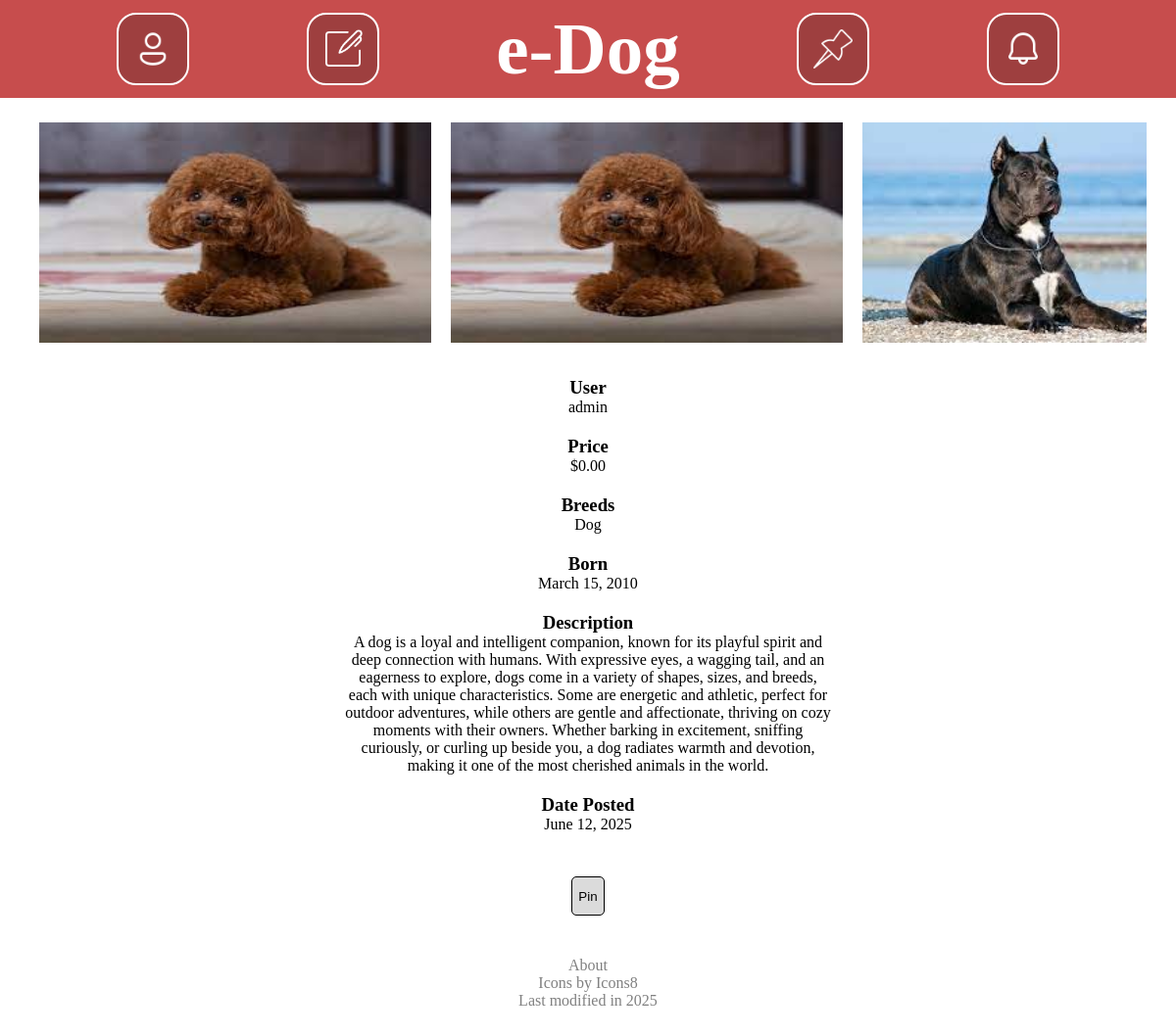
Page /post/70/ on the earlier database version.
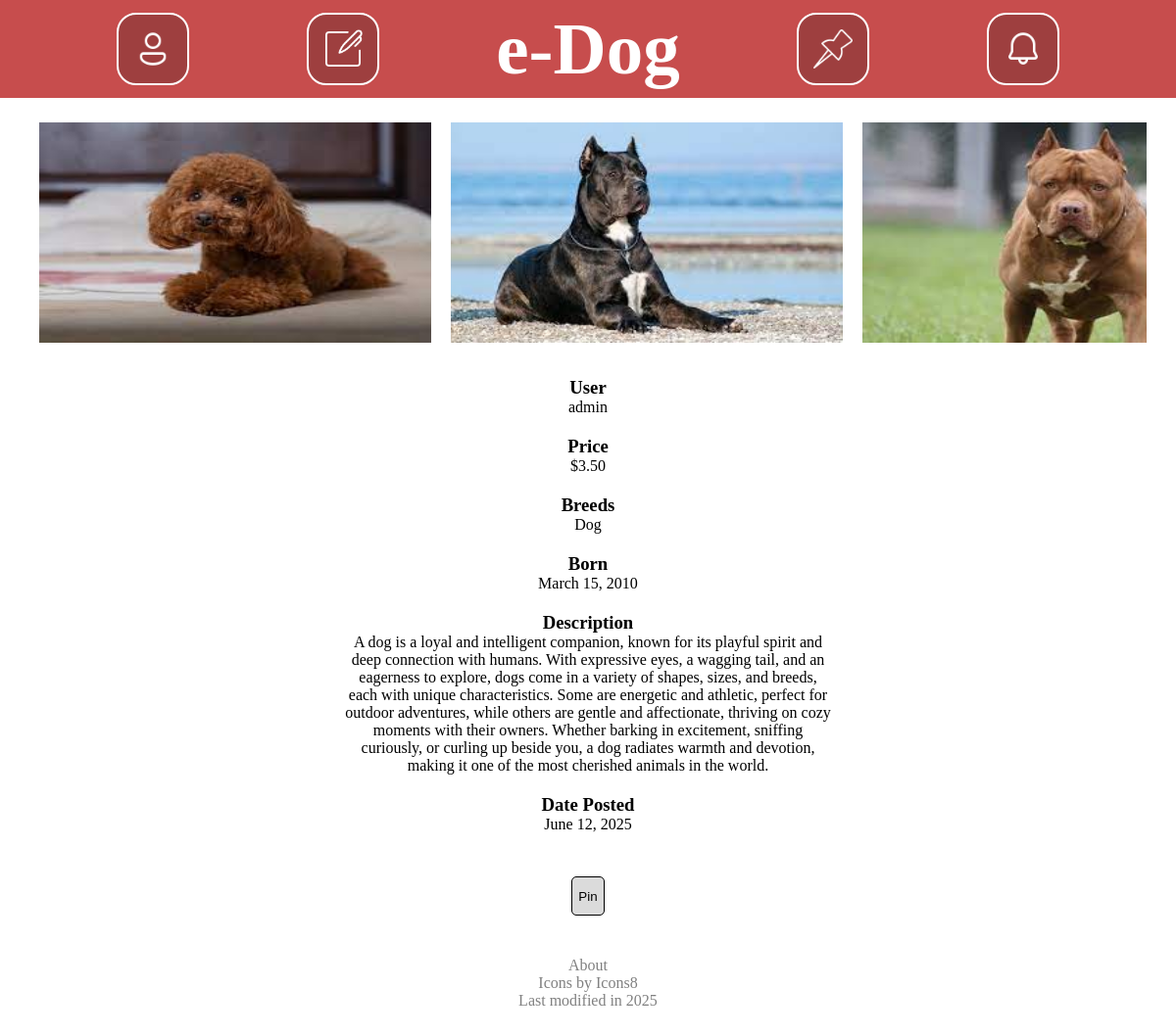
Same page on the later database version.
### post/models.py (models this page shows, shortened)
class Image(models.Model):
    photo = models.ImageField(upload_to="pics/%Y/%m/%d/")
    title = models.CharField(max_length=20)
    post = models.ForeignKey(Post, on_delete=models.CASCADE)

class Post(models.Model):
    user = models.ForeignKey(User, on_delete=models.CASCADE)
    breeds = models.CharField(max_length=100)
    price = models.DecimalField(decimal_places=2, max_digits=9)
    description = models.TextField(max_length=1000)
    age = models.DateField()
    dateCreated = models.DateField(auto_now_add=True)

### post/views.py (the view)
# urls.py: path("", views.index, name="index"),
def index(request, postID):
    post = get_object_or_404(Post, pk=postID)
    postKey = post.pk
    allImages = Image.objects.filter(post=postKey)
    context = {
        "post": post,
        "allImages": allImages,
    }
    return render(request, "post/index.html", context)

### post/templates/post/index.html (shortened to what this page needs)
<!DOCTYPE html>
<html lang="en-US">
	<head>
		{% load static %}
		<link rel="stylesheet" href="{% static 'browse/style.css' %}">
	</head>
	<body>
		<div class="content">
			{% include "browse/header.html" %}
			{% if post %}
				<div class="imageRow">
					{% for image in allImages %}
						<div class="imageBox">
							<img class="image" src="{{image.photo.url}}">
						</div>
					{% endfor %}
				</div>
				<div class="details">
					<h3>User</h3>
					<a href="/user/{{post.user.username}}"><p>{{post.user}}</p></a>
					<h3>Price</h3>
					<p>${{post.price}}</p>
					<h3>Breeds</h3>
					<p>{{post.breeds}}</p>
					<h3>Born</h3>
					<p>{{post.age}}</p>
					<h3>Description</h3>
					<p>{{post.description}}</p>
					<h3>Date Posted</h3>
					<p>{{post.dateCreated}}</p>
				</div>
			{% else %}
				<p>No Posts</p>
			{% endif %}
			<button id="pinButton" class="buttonLink" onclick="pinPost()">Pin</button>
			{% include "browse/footer.html" %}
		</div>
	</body>
</html>

### browse/templates/browse/header.html (shortened to what this page needs)
<div class="header">
    <div class="headerButtonDiv">
        <a class="headerLink" href='/user/account/'>
            <img src="/media/icons/account.png" alt="Account">
        </a>
    </div>
    <div class="headerButtonDiv">
        <a class="headerLink" href='/post/manage/'>
            <img src="/media/icons/edit.png" alt="Edit">
        </a>
    </div>
    <div id="logo">
        <a href='/browse/'>e-Dog</a>
    </div>
    <div class="headerButtonDiv">
        <a class="headerLink" href='/user/pinned/'>
            <img src="/media/icons/pin.png" alt="Pin">
        </a>
    </div>
    <div class="headerButtonDiv">
        <a class="headerLink" href='/post/manage/'>
            <img src="/media/icons/notification.png" alt="Notification">
        </a>
    </div>
</div>

### browse/templates/browse/footer.html (shortened to what this page needs)
<div class="footer">
    <a href="/browse/about/">About</a>
    <div class="footerIconCredit">
        Icons by <a target="_blank" href="https://icons8.com">Icons8</a>
    </div>
    <p>Last modified in 2025</p>
</div>

### browse/static/browse/style.css (style rules this page uses)
:root { --textColor: #ffffff; --headerBGColor: #c74d4d; --iconBGColor: #9e3f3f; --contentBGColor: #ffffff; --bodyBGColor: #252525; --buttonColor: #dbdbdb; --buttonHover: #c0c0c0; --buttonPressed: #a8a8a8; --buttonTextColor: black; --buttonBorder: 1px solid black; --buttonRadius: 5px; --imgWidth: 400px; --imgHeight: 225px; }
body { background-color: var(--bodyBGColor); margin: 0; padding: 0; overflow-y: scroll; }
.content { display: flex; flex-direction: column; align-items: center; width: 100%; min-height: 100vh; background-color: var(--contentBGColor); }
p { margin: 0px; }
a { text-decoration: none; color:rgb(0, 0, 0); margin: 0px; }
h3 { margin: 0px; }
.image { width: var(--imgWidth); height: var(--imgHeight); }
.imageBox { display: flex; flex-direction: column; justify-content: center; margin-left: 10px; margin-right: 10px; }
.imageRow { display: flex; flex-direction: row; overflow-x: scroll; align-items: center; width: 95%; height: calc(var(--imgHeight) + 30px); }
.details { display: flex; flex-direction: column; align-items: center; width: 95%; margin: 20px; }
.details p { margin-bottom: 20px; text-align: center; max-width: 500px; }
.header { display: flex; justify-content: center; align-items: center; height: 100px; width: 100%; margin-bottom: 10px; background-color: var(--headerBGColor); }
#logo { display: flex; justify-content: center; align-items: center; white-space: nowrap; }
#logo a { font-size: 75px; font-weight: bold; color: var(--textColor); }
.headerButtonDiv { display: flex; justify-content: center; align-items: center; }
.headerLink { display: flex; justify-content: center; align-items: center; white-space: nowrap; width: 70px; height: 70px; border: 2px solid #ffffff; border-radius: 20px; text-decoration: none; background-color: var(--iconBGColor); color: var(--textColor); font-size: 30px; font-weight: bold; }
.headerLink img { width: 40px; height: 40px; }
button { height: 40px; background-color: var(--buttonColor); color: var(--buttonTextColor); border: var(--buttonBorder); border-radius: var(--buttonRadius); margin: 4px; }
.footer { display: flex; flex-direction: column; justify-content: center; align-items: center; height: 50px; color: #808080; margin-top: 40px; margin-left: 120px; margin-right: 120px; margin-bottom: 40px; }
.footer a { color: #808080; }

Differences in the rows shown:
removed Image: photo (picture)
now on this page (row unchanged): Image: photo (picture)
changed Post "Dog": price "0.00" → "3.50"
